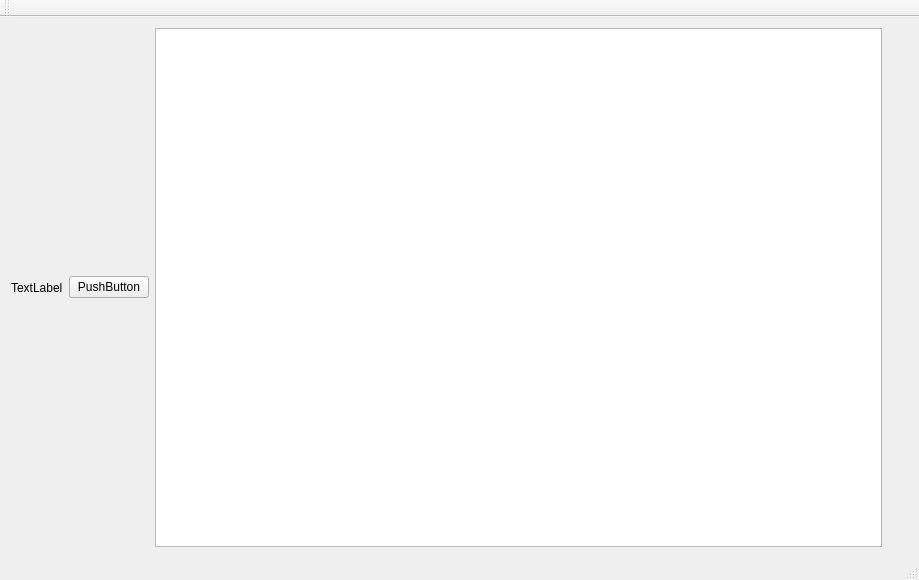
<?xml version="1.0" encoding="UTF-8"?>
<ui version="4.0">
 <class>MainWindow</class>
 <widget class="QMainWindow" name="MainWindow">
  <property name="windowModality">
   <enum>Qt::NonModal</enum>
  </property>
  <property name="geometry">
   <rect>
    <x>0</x>
    <y>0</y>
    <width>919</width>
    <height>580</height>
   </rect>
  </property>
  <property name="sizePolicy">
   <sizepolicy hsizetype="Preferred" vsizetype="Preferred">
    <horstretch>0</horstretch>
    <verstretch>0</verstretch>
   </sizepolicy>
  </property>
  <property name="windowTitle">
   <string>lmdb-viewer</string>
  </property>
  <widget class="QWidget" name="centralWidget">
   <layout class="QGridLayout" name="gridLayout">
    <item row="0" column="0">
     <layout class="QHBoxLayout" name="horizontalLayout">
      <property name="sizeConstraint">
       <enum>QLayout::SetNoConstraint</enum>
      </property>
      <item>
       <widget class="QLabel" name="label">
        <property name="text">
         <string>TextLabel</string>
        </property>
       </widget>
      </item>
      <item>
       <widget class="QPushButton" name="pushButton">
        <property name="text">
         <string>PushButton</string>
        </property>
       </widget>
      </item>
      <item>
       <widget class="QListView" name="listView">
        <property name="sizePolicy">
         <sizepolicy hsizetype="Expanding" vsizetype="Expanding">
          <horstretch>0</horstretch>
          <verstretch>0</verstretch>
         </sizepolicy>
        </property>
       </widget>
      </item>
      <item>
       <spacer name="verticalSpacer">
        <property name="orientation">
         <enum>Qt::Vertical</enum>
        </property>
        <property name="sizeHint" stdset="0">
         <size>
          <width>20</width>
          <height>40</height>
         </size>
        </property>
       </spacer>
      </item>
      <item>
       <widget class="QFrame" name="frame">
        <property name="frameShape">
         <enum>QFrame::StyledPanel</enum>
        </property>
        <property name="frameShadow">
         <enum>QFrame::Raised</enum>
        </property>
       </widget>
      </item>
     </layout>
    </item>
   </layout>
  </widget>
  <widget class="QMenuBar" name="menuBar">
   <property name="enabled">
    <bool>true</bool>
   </property>
   <property name="geometry">
    <rect>
     <x>0</x>
     <y>0</y>
     <width>919</width>
     <height>22</height>
    </rect>
   </property>
  </widget>
  <widget class="QToolBar" name="mainToolBar">
   <attribute name="toolBarArea">
    <enum>TopToolBarArea</enum>
   </attribute>
   <attribute name="toolBarBreak">
    <bool>false</bool>
   </attribute>
  </widget>
  <widget class="QStatusBar" name="statusBar"/>
 </widget>
 <layoutdefault spacing="6" margin="11"/>
 <resources/>
 <connections/>
</ui>
